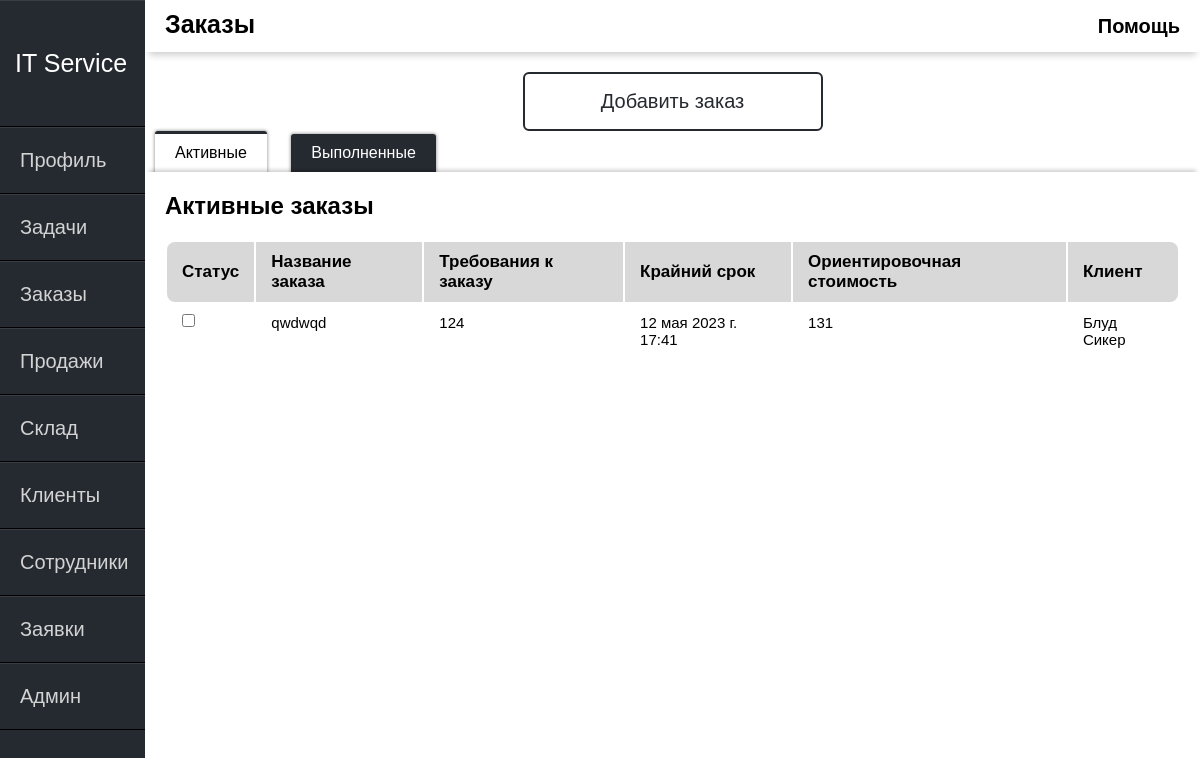
The app's page /orders/ (signed in) with its own data.
### itservice/models.py (models this page shows, shortened)
class orders(models.Model):
    order_name = models.CharField(max_length=50, verbose_name="Название заказа")
    order_description = models.CharField(max_length=1000, verbose_name="Требования к заказу")
    order_time = models.DateTimeField(default=datetime.now, verbose_name="Крайний срок")
    order_price = models.IntegerField(verbose_name="Ориентировочная стоимость")
    order_client = models.ForeignKey(client, on_delete=models.PROTECT, verbose_name="Клиент")
    order_active = models.BooleanField(default=True, verbose_name="Активна")

class client(models.Model):
    Type = (
        ('Компания', 'Компания'),
        ('Физ.Лицо', 'Физ.Лицо')
    )
    Found = (
        ('Знакомые', 'Знакомые'),
        ('Интернет', 'Интернет'),
        ('Реклама', 'Реклама')
    )
    client_type = models.CharField(max_length=15, choices=Type,
                                   default='Физ.лицо', verbose_name="Тип клиента")
    client_name = models.CharField(max_length=50, verbose_name="Имя клиента")
    client_phone = models.CharField(max_length=40, verbose_name="Номер телефона")
    client_email = models.CharField(max_length=100, verbose_name="Email")
    client_address = models.CharField(max_length=50, verbose_name="Адрес")
    client_found = models.CharField(max_length=15, choices=Found, default='Знакомые',
                                    verbose_name="Откуда клиент узнал о нас?")
    def __str__(self):
        return self.client_name

### itservice/views.py (the view)
# urls.py: path('orders/', views.Orders, name="orders"),
def Orders(request):
    if request.method == 'POST':
        form_order = AddOrdersFrom(request.POST)
        if form_order.is_valid():
            form_order.save()
            return redirect('orders')
    else:
        form_order = AddOrdersFrom()
    order = orders.objects.all()
    return render(request, 'itservice/orders.html', {'order': order, 'form': form_order})

### itservice/forms.py
class AddOrdersFrom(forms.ModelForm):
    class Meta:
        model = orders
        fields = "__all__"

### itservice/templates/itservice/orders.html (shortened to what this page needs)
{% extends 'itservice/main.html' %}
{% block content %}
<div class="header-name">
    Заказы
</div>
<div class="help">
    <span class="tooltip" data-title="Это страница рабочих заказов.
    Вы можете менять их статус или добавлять новые.">Помощь</span>
 </div>
{% endblock %}
{% block content1 %}
<div class="main-window">
  {% if user.user_role == 'Администратор' or user.user_role == 'Менеджер' %}
  <button class="btn" id="open">Добавить заказ</button>
  {% else %}
  <div class="order_"></div>
  {%endif%}
<div class="warpper">
  <div class="tabs">
    <label class="tab" id="one-tab" for="one">Активные</label>
    <label class="tab" id="two-tab" for="two">Выполненные</label>
  </div>
  <div class="panels">
    <div class="panel" id="one-panel">
      <div class="panel-title">Активные заказы</div>
      <div class="table-wrap">
        <table class="table">
          <thead>
          <tr>
            <th>Статус</th>
            <th>Название заказа</th>
            <th>Требования к заказу</th>
            <th>Крайний срок</th>
            <th>Ориентировочная стоимость</th>
            <th>Клиент</th>
          </tr>
          </thead>
          <tbody>
          {% for o in order%}
          {% if o.order_active == 1 %}
          <tr>
            <td>{% if o.order_active %}
              <input type="checkbox" onclick="Change_order_status({{o.id}})"/>
              {% else%}
              <input type="checkbox" onclick="Change_order_status({{o.id}})" checked/>
              {%endif%}</td>
            <td>{{o.order_name}}</td>
            <td>{{o.order_description}}</td>
            <td>{{o.order_time}}</td>
            <td>{{o.order_price}}</td>
            <td>{{o.order_client}}</td>
          </tr>
          {% endif %}
          {% endfor %}
          </tbody>
        </table>
      </div>
    </div>
  </div>
</div>
</div>
{% endblock %}

### itservice/static/itservice/css/main.css (style rules this page uses)
body { width: 100%; height: 100%; display: flex; font-weight: initial; font-family: 'Trebuchet MS', Helvetica, sans-serif; }
.header-name { font-size: 25px; padding-left: 20px; padding-top: 10px; font-weight: bold; }
.help { position: absolute; right: 0; padding-right: 20px; padding-top: 15px; font-weight: bold; font-size: 20px; }
.tooltip { right: 0; border-bottom: 1px; position: relative; cursor: pointer; }
.tooltip:before, .tooltip:after { display: block; position: absolute; opacity:0; visibility: hidden; margin-top: 15px; transition: 0.7s; }
.tooltip:before { background-color: #252930; content: attr(data-title); color:lightgray; font-weight: initial; min-width: 200px; min-height: 50px; border-radius: 5px; margin-left: -160px; top:50px; padding: 10px; box-sizing: border-box; text-align: center; font-size: 20px; }
.tooltip:after { content: ""; }
.warpper { display: flex; flex-direction: column; }
.tab { cursor: pointer; padding: 10px 20px; margin: 0 10px; background: #252930; display: inline-block; color: #fff; border-radius: 3px 3px 0 0; box-shadow: 0 0 3px 1px #b0b0b0; }
.panels { box-shadow: 0 -6px 4px -4px rgba(0, 0, 0, .2); background-color: white; width: 100%; height: 100%; border-radius: 3px; overflow: hidden; padding: 20px; }
.panel { display: none; animation: fadein 0.8s; }
.panel-title { font-size: 1.5em; font-weight: bold; padding-bottom: 20px ; }
#one:checked ~ .panels #one-panel, #two:checked ~ .panels #two-panel { display: block; }
#one:checked ~ .tabs #one-tab, #two:checked ~ .tabs #two-tab { background: #fff; color: #000; border-top: 3px solid #252930; }
.main-window { padding-top: 20px; }
.btn { background-color: transparent; width: 300px; margin: 0 auto; display: block; position: center; font-size: 20px; -webkit-transition-duration: 0.4s; transition-duration: 0.4s; padding: 16px 32px; cursor: pointer; color: #252930; border: 2px solid #252930; border-radius: 6px; }
.table { width: 100%; border: none; margin-bottom: 20px; }
.table thead th { font-weight: bold; text-align: left; border: none; padding: 10px 15px; background: #d8d8d8; font-size: 17px; }
.table thead tr th:first-child { border-radius: 8px 0 0 8px; }
.table thead tr th:last-child { border-radius: 0 8px 8px 0; }
.table tbody td { text-align: left; border: none; padding: 10px 15px; font-size: 15px; vertical-align: top; }
.table tbody tr td:first-child { border-radius: 8px 0 0 8px; }
.table tbody tr td:last-child { border-radius: 0 8px 8px 0; }

### records on screen
orders: order_name "qwdwqd", order_description "124", order_time "12 мая 2023 г. 17:41", order_price "131", order_client "Блуд Сикер"
